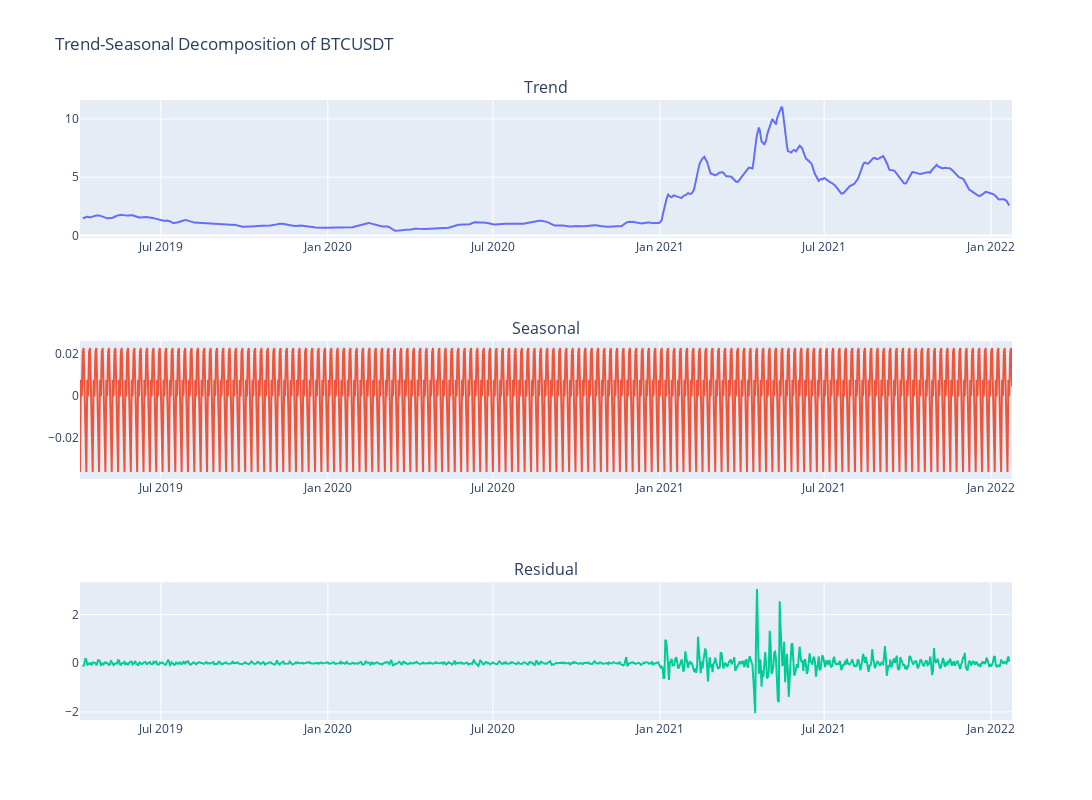

Notebook cell for this chart:
### Code cell
# daily DECOMPOSITION

cols = ["Trend", "Seasonal", "Residual"]

fig = make_subplots(rows=3, cols=1, subplot_titles=cols)

for i, col in enumerate(cols):
    fig.add_trace(
        go.Scatter(x=btc_daily.index, y=btc_daily[col]),
        row=i+1,
        col=1
    )

fig.update_layout(
    height=800, 
    width=1200, 
    showlegend=False,
    title='Trend-Seasonal Decomposition of BTCUSDT')
fig.show()

### Figure 1 — Plotly figure (JSON) as saved in the notebook; plotly's stock layout.template omitted (floating-point values rounded to 4 significant figures; data arrays with more than 128 entries replaced by an {"elided": "..."} marker saying what was removed)
{"data": [{"type": "scatter", "x": {"elided": "1028 str values"}, "xaxis": "x", "y": {"elided": "1028 float values"}, "yaxis": "y"}, {"type": "scatter", "x": {"elided": "1028 str values"}, "xaxis": "x2", "y": {"elided": "1028 float values"}, "yaxis": "y2"}, {"type": "scatter", "x": {"elided": "1028 str values"}, "xaxis": "x3", "y": {"elided": "1028 float values"}, "yaxis": "y3"}], "layout": {"annotations": [{"font": {"size": 16}, "showarrow": false, "text": "Trend", "x": 0.5, "xanchor": "center", "xref": "paper", "y": 1, "yanchor": "bottom", "yref": "paper"}, {"font": {"size": 16}, "showarrow": false, "text": "Seasonal", "x": 0.5, "xanchor": "center", "xref": "paper", "y": 0.6111, "yanchor": "bottom", "yref": "paper"}, {"font": {"size": 16}, "showarrow": false, "text": "Residual", "x": 0.5, "xanchor": "center", "xref": "paper", "y": 0.2222, "yanchor": "bottom", "yref": "paper"}], "height": 800, "showlegend": false, "title": {"text": "Trend-Seasonal Decomposition of BTCUSDT"}, "width": 1200, "xaxis": {"anchor": "y", "domain": [0, 1]}, "xaxis2": {"anchor": "y2", "domain": [0, 1]}, "xaxis3": {"anchor": "y3", "domain": [0, 1]}, "yaxis": {"anchor": "x", "domain": [0.7778, 1]}, "yaxis2": {"anchor": "x2", "domain": [0.3889, 0.6111]}, "yaxis3": {"anchor": "x3", "domain": [0, 0.2222]}}}
